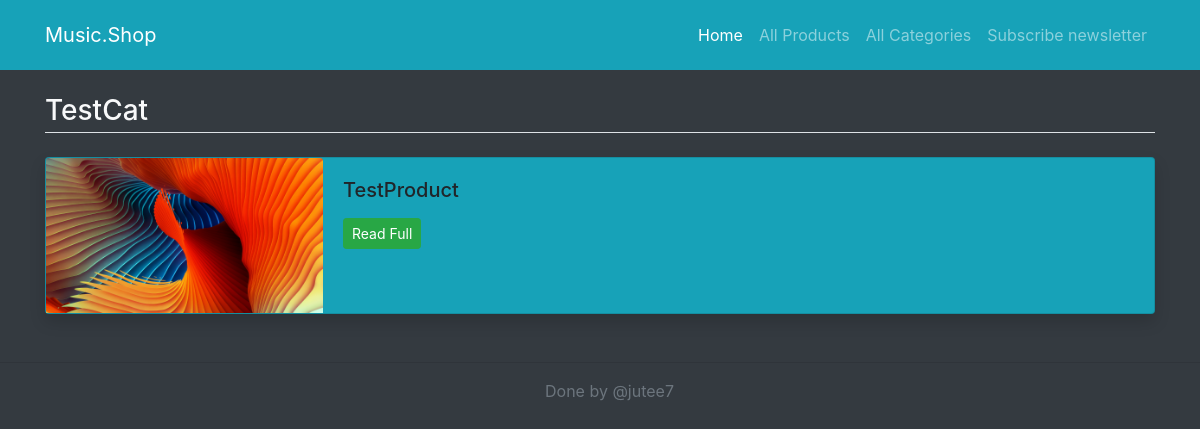
The page /category/1 on the database as committed earlier.
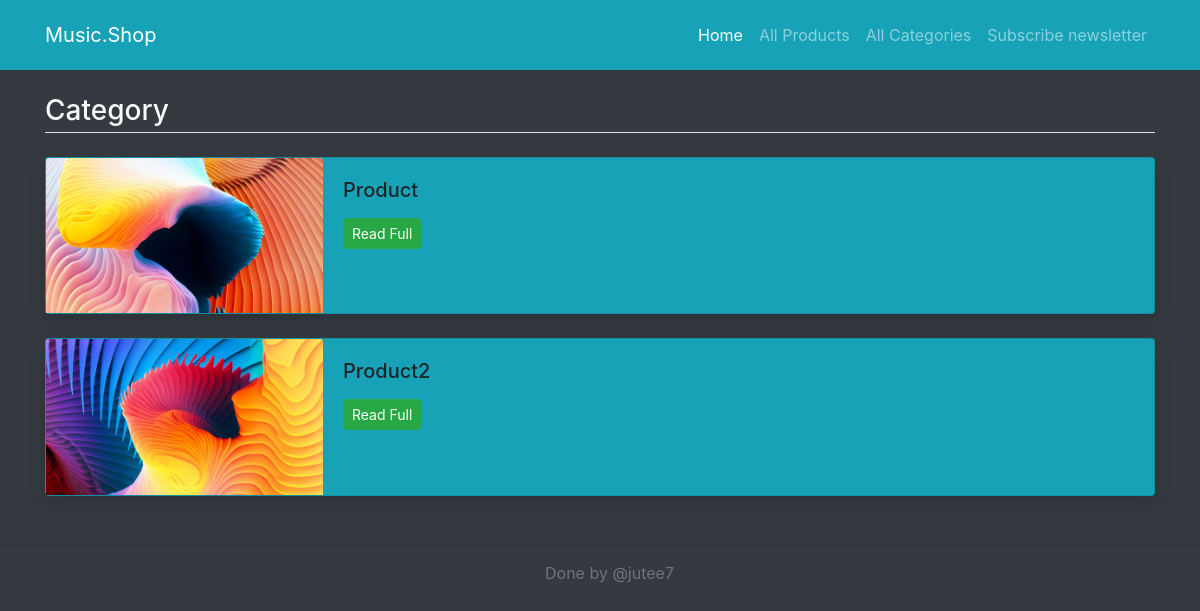
The same page on the database as committed later.
### base/models.py (models this page shows, shortened)
class Category(models.Model):
	title = models.CharField(max_length=100)
	date_created = models.DateTimeField(timezone.now())
	image = models.ImageField(upload_to='images/')
	class Meta:
		verbose_name_plural = "Categories"

class Product(models.Model):
	title = models.CharField(max_length=100)
	content = models.TextField()
	image = models.ImageField(upload_to='images/')
	date_created = models.DateTimeField(timezone.now())
	category = models.ForeignKey(Category, on_delete=models.CASCADE)
	tags = models.ManyToManyField(Tag)
	price = models.IntegerField()
	class Meta:
		verbose_name_plural = "Products"

### base/views.py (the view)
# urls.py: path('category/<int:id>', views.category, name='category'),
def category(request, id):
	category = Category.objects.get(id=id)
	products = Product.objects.filter(category=category)
	return render(
		request,
		'products-by-category.html',
		{
			"products": products,
			"category": category
		}
	)

### base/templates/products-by-category.html (shortened to what this page needs)
{% extends 'base.html' %}
{% block content %}
<main class="container mt-3 mb-5">
	<h3 class="border-bottom pb-1 my-4 text-light">{{category.title}}</h3>
    {% for p in products %}
	<div class="card mb-4 shadow bg-info">
	  <div class="row no-gutters">
	    <div class="col-md-3">
            <img src="/media/{{p.image}}" class="card-img-top" alt="{{p.title}}">
	    </div>
	    <div class="col-md-8">
	      <div class="card-body">
	        <h5 class="card-title">{{p.title}}</h5>
	        <p class="card-text"><a href="/detail/{{p.id}}" class="btn btn-sm btn-primary btn-success">Read Full</a></p>
	      </div>
	    </div>
	  </div>
    </div>
    {% endfor %}
</main>
{% endblock %}

Rows that differ between the two databases and show on the page:
changed Category: title "TestCat" → "Category"
changed Product: image: a different picture; title "TestProduct" → "Product"
added Product: image (picture), title "Product2"
